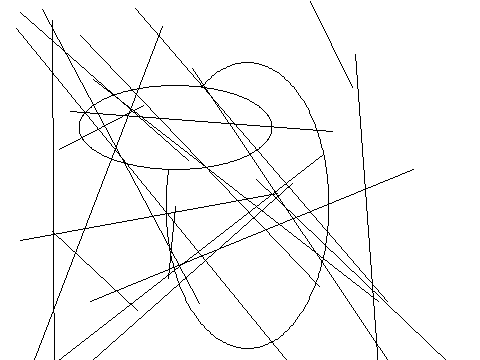

Write Python code to recreate this figure.
from PIL import Image, ImageDraw
image1 = Image.new('RGB', (480, 360), '#ffffff')
draw = ImageDraw.Draw(image1)
c=[144,120,346,48]
draw.ellipse(c,'#ffffff','#000000')
c=[241,320,155,288]
draw.ellipse(c,'#ffffff','#000000')
c=[232,233,8,157]
draw.ellipse(c,'#ffffff','#000000')
c=[165,146,17,49]
draw.ellipse(c,'#ffffff','#000000')
c=[236,387,18,8]
draw.ellipse(c,'#ffffff','#000000')
c=[96,304,28,22]
draw.ellipse(c,'#ffffff','#000000')
c=[333,468,251,234]
draw.ellipse(c,'#ffffff','#000000')
c=[279,104,241,0]
draw.ellipse(c,'#ffffff','#000000')
c=[166,62,329,348]
draw.ellipse(c,'#ffffff','#000000')
c=[211,182,164,307]
draw.ellipse(c,'#ffffff','#000000')
c=[16,290,228,241]
draw.ellipse(c,'#ffffff','#000000')
c=[79,85,272,169]
draw.ellipse(c,'#ffffff','#000000')
c=[85,241,61,350]
draw.ellipse(c,'#ffffff','#000000')
c=[374,364,131,1]
draw.ellipse(c,'#ffffff','#000000')
l=[310,1,352,87]
draw.line(l,'#000000')
l=[54,410,52,20]
draw.line(l,'#000000')
l=[59,149,143,105]
draw.line(l,'#000000')
l=[449,363,256,179]
draw.line(l,'#000000')
l=[80,35,319,286]
draw.line(l,'#000000')
l=[188,160,20,12]
draw.line(l,'#000000')
l=[332,131,70,111]
draw.line(l,'#000000')
l=[413,169,90,301]
draw.line(l,'#000000')
l=[175,206,168,278]
draw.line(l,'#000000')
l=[21,393,162,26]
draw.line(l,'#000000')
l=[137,310,52,231]
draw.line(l,'#000000')
l=[387,301,135,8]
draw.line(l,'#000000')
l=[17,392,323,154]
draw.line(l,'#000000')
l=[74,376,292,183]
draw.line(l,'#000000')
l=[199,303,42,9]
draw.line(l,'#000000')
l=[378,301,93,79]
draw.line(l,'#000000')
l=[337,422,16,28]
draw.line(l,'#000000')
l=[20,240,277,193]
draw.line(l,'#000000')
l=[385,462,355,54]
draw.line(l,'#000000')
l=[415,401,192,68]
draw.line(l,'#000000')
image1.save('Artist05.png')